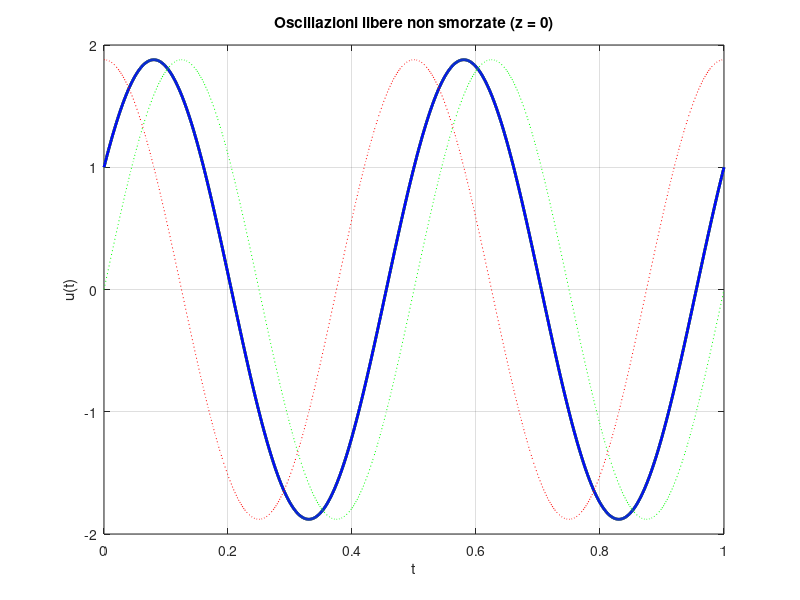
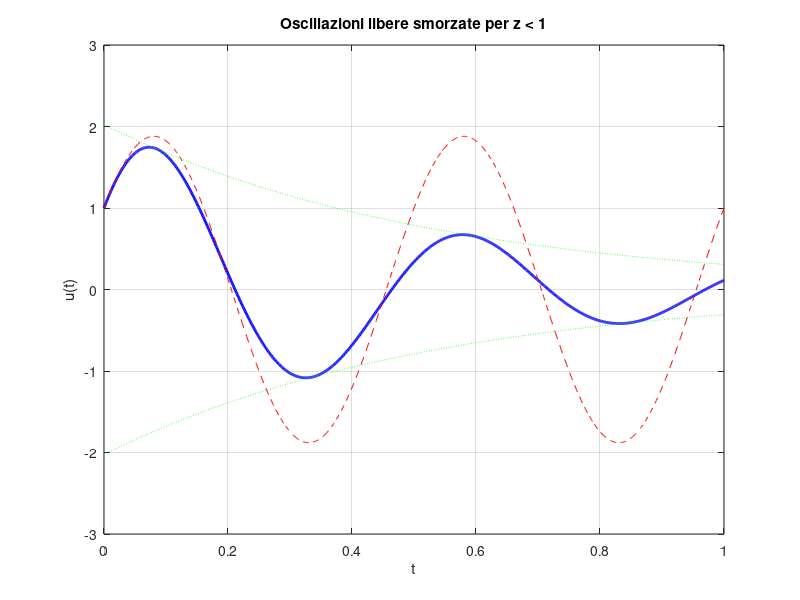
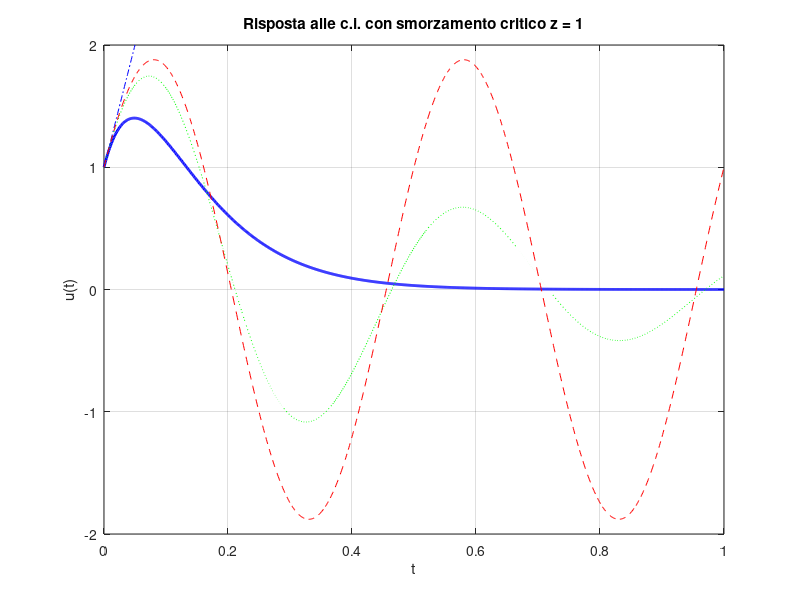
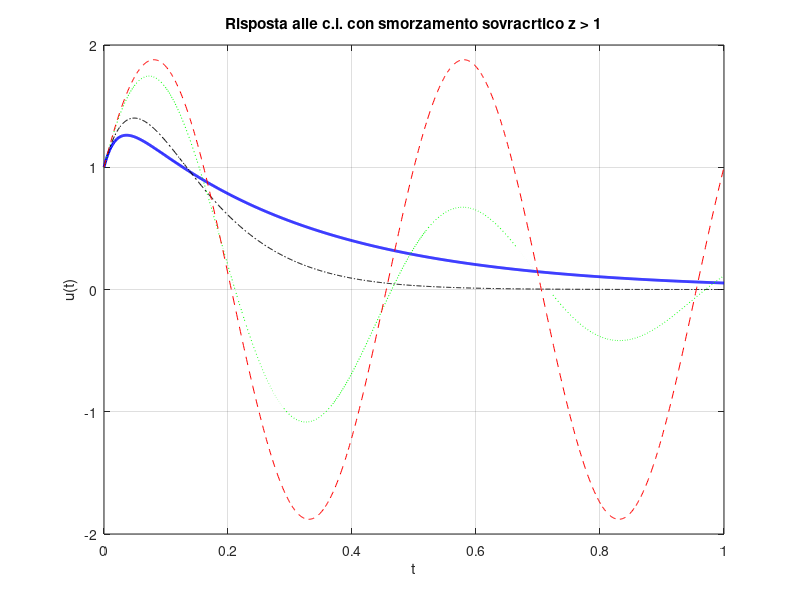

Source code (MATLAB) for these figures, in order:
% Corso di Fondamenti di Dinamica e Instabilita' delle Strutture
% Universita' di Bergamo, Facolta' di Ingegneria, Dalmine
% Docente: prof. Egidio Rizzi
%
% PROGRAMMA PER LA RAPPRESENTAZIONE DI OSCILLAZIONI LIBERE
% DELL'OSCILLATORE SEMPLICE
% scritto da E. Rizzi
% aprile 2007
%
% Inizializzazioni:
% cancella variabili e figure eventualmete in memoria da run precedenti
%
clear all
clf
%
% Dati di input
% Condizioni iniziali a t0 su spostamento u0 e velocita' up0
%
t0=0;
u0=1;
up0=20;
%
% Parametri del sistema ad un grado di liberta' non smorzato: 
% massa m, rigidezza elastica Ke
%
m=1;
ke=400; 
w1=sqrt(ke/m);
%
% Volendo assegnare il periodo naturale del sistema:
%
T1=0.5;
Pi=2*asin(1);
w1=2*Pi/T1;
%
% Tempo di analisi (in s) e numero di incrementi temporali
%
ta=1;
ni=1000;
%
% Vettore degli istanti di tempo e degli istanti immediatamente
% successivi a t0 (per rappresentare l'approssimazione u0+u0p*t
% nell'intorno di t0)
%
Dt=ta/ni;
t=[t0:Dt:ta];
ti=[t0:Dt:ta/20];
%
% Oscillazioni libere non smorzate (z=0)
% Vettore degli spostamenti u(t) secondo le varie rappresentazioni
% armoniche alternative
%
A=up0/w1;
B=u0;
R=sqrt(A^2+B^2);
phi=atan(A/B);
psi=atan(B/A);
uz0a=A*sin(w1*t)+B*cos(w1*t);
uz0b=R*cos(w1*t-phi);
uz0c=R*sin(w1*t+psi);
%
% Plot 1 - Rappresentazione delle oscillazione libere non smorzate.
%          Le tre rappresentazioni originano un unico grafico, con
%          sfasamento phi in ritardo rispetto a cos(w1*t) e
%          sfasamento psi in anticipo rispetto a sin(w1*t)
%
fig1=figure(1);
set(fig1,'Position',[225 471 560 420]);
axes('XGrid','on','YGrid','on');
box('on');
hold('all');
plot(t,uz0b,'r','LineWidth',2)
plot(t,uz0c,'g','LineWidth',2)
plot(t,uz0a,'b','LineWidth',2)
plot(t,R*cos(w1*t),':r')
plot(t,R*sin(w1*t),':g')
title('Oscillazioni libere non smorzate (z = 0)')
xlabel('t')
ylabel('u(t)')
%
% Oscillazioni libere smorzate per z<1
% Vettore degli spostamenti u(t) 
%
z=15/100;
wd=w1*sqrt(1-z^2);
A=(up0+z*w1*u0)/wd;
B=u0;
R=sqrt(A^2+B^2);
uzl1=exp(-z*w1*t).*(A*sin(wd*t)+B*cos(wd*t));
%
% Plot 2 - Rappresentazione delle oscillazione libere smorzate per z<1.
%          Si apprezza la differenza col caso non smorzato
%
fig2=figure(2);
set(fig2,'Position',[325 341 560 420]);
axes('XGrid','on','YGrid','on');
box('on');
hold('all');
plot(t,uzl1,'b','LineWidth',2)
plot(t,uz0a,'--r')
plot(t,R*exp(-z*w1*t),':g')
plot(t,-R*exp(-z*w1*t),':g')
title('Oscillazioni libere smorzate per z < 1')
xlabel('t')
ylabel('u(t)')
%
% Risposta smorzata per z=1
% Vettore degli spostamenti u(t) 
%
A=u0;
B=w1*u0+up0;
uz1=exp(-w1*t).*(A+B*t);
%
% Plot 3 - Rappresentazione della risposta per smorz. critico z=1.
%          Si apprezza la differenza col caso non smorzato e col caso
%          con smorzamento inferiore al critico.
%          Viene anche rappresentata la retta u0+up0*t nell'intorno di t0
%
fig3=figure(3);
set(fig3,'Position',[425 211 560 420]);
axes('XGrid','on','YGrid','on');
box('on');
hold('all');
%plot(t,exp(-w1*t),'-.b')
plot(ti,(u0+up0*ti),'-.b')
plot(t,uz1,'b','LineWidth',2)
plot(t,uzl1,':g')
plot(t,uz0a,'--r')
title('Risposta alle c.i. con smorzamento critico z = 1')
xlabel('t')
ylabel('u(t)')
%
% Risposta smorzata per z>1
% Vettore degli spostamenti u(t) 
%
z=2;
lam1=w1*(-z+sqrt(z^2-1));
lam2=w1*(-z-sqrt(z^2-1));
A=-(lam2*u0-up0)/(2*w1*sqrt(z^2-1));
B= (lam1*u0-up0)/(2*w1*sqrt(z^2-1));
uzg1=A*exp(lam1*t)+B*exp(lam2*t);
%
% Plot 4 - Rappresentazione della risposta per smorz. sovracritico z>1.
%          Si apprezza la differenza coi casi precedenti
%
fig4=figure(4);
set(fig4,'Position',[525 81 560 420]);
axes('XGrid','on','YGrid','on');
box('on');
hold('all');
plot(t,uzg1,'b','LineWidth',2)
plot(t,uz1,'-.k')
plot(t,uzl1,':g')
plot(t,uz0a,'--r')
title('Risposta alle c.i. con smorzamento sovracrtico z > 1')
xlabel('t')
ylabel('u(t)')
